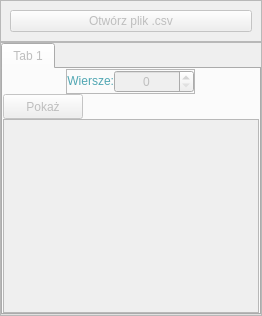
            <widget class="QWidget" name="import_page">
             <property name="enabled">
              <bool>false</bool>
             </property>
             <layout class="QVBoxLayout" name="verticalLayout_3">
              <property name="spacing">
               <number>0</number>
              </property>
              <property name="leftMargin">
               <number>0</number>
              </property>
              <property name="topMargin">
               <number>0</number>
              </property>
              <property name="rightMargin">
               <number>0</number>
              </property>
              <property name="bottomMargin">
               <number>0</number>
              </property>
              <item alignment="Qt::AlignTop">
               <widget class="QFrame" name="frame">
                <property name="frameShape">
                 <enum>QFrame::StyledPanel</enum>
                </property>
                <property name="frameShadow">
                 <enum>QFrame::Raised</enum>
                </property>
                <layout class="QVBoxLayout" name="verticalLayout_4">
                 <item>
                  <widget class="QPushButton" name="pushButton_3">
                   <property name="enabled">
                    <bool>false</bool>
                   </property>
                   <property name="text">
                    <string>Otwórz plik .csv</string>
                   </property>
                  </widget>
                 </item>
                </layout>
               </widget>
              </item>
              <item>
               <widget class="QFrame" name="frame_2">
                <property name="layoutDirection">
                 <enum>Qt::LeftToRight</enum>
                </property>
                <property name="frameShape">
                 <enum>QFrame::StyledPanel</enum>
                </property>
                <property name="frameShadow">
                 <enum>QFrame::Raised</enum>
                </property>
                <layout class="QVBoxLayout" name="verticalLayout_19">
                 <property name="spacing">
                  <number>0</number>
                 </property>
                 <property name="leftMargin">
                  <number>0</number>
                 </property>
                 <property name="topMargin">
                  <number>0</number>
                 </property>
                 <property name="rightMargin">
                  <number>0</number>
                 </property>
                 <property name="bottomMargin">
                  <number>0</number>
                 </property>
                 <item>
                  <widget class="QTabWidget" name="tabWidget">
                   <property name="layoutDirection">
                    <enum>Qt::LeftToRight</enum>
                   </property>
                   <property name="currentIndex">
                    <number>0</number>
                   </property>
                   <widget class="QWidget" name="tab_3">
                    <property name="font">
                     <font>
                      <kerning>true</kerning>
                     </font>
                    </property>
                    <property name="layoutDirection">
                     <enum>Qt::LeftToRight</enum>
                    </property>
                    <attribute name="title">
                     <string>Tab 1</string>
                    </attribute>
                    <layout class="QVBoxLayout" name="verticalLayout_18">
                     <property name="spacing">
                      <number>0</number>
                     </property>
                     <property name="leftMargin">
                      <number>0</number>
                     </property>
                     <property name="topMargin">
                      <number>0</number>
                     </property>
                     <property name="rightMargin">
                      <number>0</number>
                     </property>
                     <property name="bottomMargin">
                      <number>0</number>
                     </property>
                     <item alignment="Qt::AlignHCenter|Qt::AlignVCenter">
                      <widget class="QFrame" name="frame_22">
                       <property name="frameShape">
                        <enum>QFrame::StyledPanel</enum>
                       </property>
                       <property name="frameShadow">
                        <enum>QFrame::Raised</enum>
                       </property>
                       <layout class="QHBoxLayout" name="horizontalLayout_19">
                        <property name="spacing">
                         <number>0</number>
                        </property>
                        <property name="leftMargin">
                         <number>0</number>
                        </property>
                        <property name="topMargin">
                         <number>0</number>
                        </property>
                        <property name="rightMargin">
                         <number>0</number>
                        </property>
                        <property name="bottomMargin">
                         <number>0</number>
                        </property>
                        <item>
                         <widget class="QLabel" name="label_7">
                          <property name="maximumSize">
                           <size>
                            <width>60</width>
                            <height>20</height>
                           </size>
                          </property>
                          <property name="layoutDirection">
                           <enum>Qt::LeftToRight</enum>
                          </property>
                          <property name="autoFillBackground">
                           <bool>false</bool>
                          </property>
                          <property name="styleSheet">
                           <string notr="true">color: qlineargradient(spread:pad, x1:1, y1:1, x2:0, y2:0, stop:0 rgba(81, 167, 179, 255), stop:0.159204 rgba(29, 101, 119, 255), stop:0.298507 rgba(61, 129, 150, 255), stop:0.412935 rgba(27, 161, 149, 255), stop:0.532338 rgba(85, 184, 146, 255), stop:0.666667 rgba(65, 150, 162, 255), stop:0.800995 rgba(71, 133, 185, 255), stop:0.965174 rgba(50, 96, 128, 255));</string>
                          </property>
                          <property name="text">
                           <string>Wiersze:</string>
                          </property>
                          <property name="alignment">
                           <set>Qt::AlignRight|Qt::AlignTrailing|Qt::AlignVCenter</set>
                          </property>
                         </widget>
                        </item>
                        <item>
                         <widget class="QSpinBox" name="spinBox">
                          <property name="minimumSize">
                           <size>
                            <width>80</width>
                            <height>0</height>
                           </size>
                          </property>
                          <property name="maximumSize">
                           <size>
                            <width>80</width>
                            <height>16777215</height>
                           </size>
                          </property>
                          <property name="layoutDirection">
                           <enum>Qt::LeftToRight</enum>
                          </property>
                          <property name="alignment">
                           <set>Qt::AlignCenter</set>
                          </property>
                          <property name="maximum">
                           <number>255</number>
                          </property>
                         </widget>
                        </item>
                       </layout>
                      </widget>
                     </item>
                     <item>
                      <widget class="QPushButton" name="pushButton_4">
                       <property name="minimumSize">
                        <size>
                         <width>0</width>
                         <height>25</height>
                        </size>
                       </property>
                       <property name="maximumSize">
                        <size>
                         <width>80</width>
                         <height>16777215</height>
                        </size>
                       </property>
                       <property name="layoutDirection">
                        <enum>Qt::LeftToRight</enum>
                       </property>
                       <property name="text">
                        <string>Pokaż</string>
                       </property>
                      </widget>
                     </item>
                     <item>
                      <widget class="QTableWidget" name="tableWidget"/>
                     </item>
                    </layout>
                   </widget>
                  </widget>
                 </item>
                </layout>
               </widget>
              </item>
             </layout>
            </widget>
